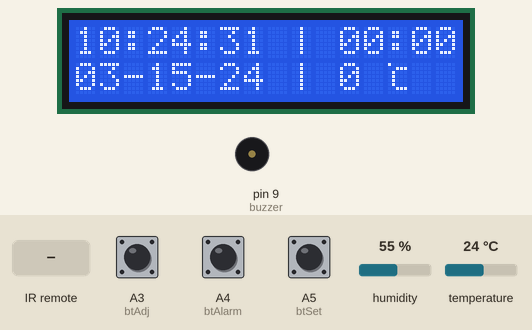
Bench run of a sketch on a simulated Arduino Uno, built with avr-gcc and run on an emulated ATmega328P. Parts: 16×2 character LCD, buzzer (waves = sounding, pin HIGH). Inputs (shaded band) come from the test bench; at power-on: A5 (btSet) HIGH, temperature 24 °C, A4 (btAlarm) HIGH, A3 (btAdj) HIGH, humidity 55 %. The local clock reads 2024-03-15 10:24:30 at power-on unless the sketch sets it; EEPROM starts erased; what the sketch prints to the serial monitor is not drawn.

Above: at 1.3 s.
1.4 s: infrared code 0xF20DFF00 received
At 2.9 s:
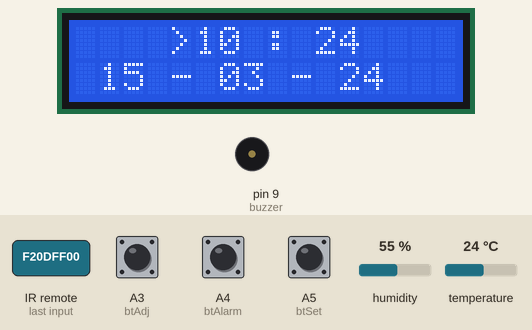
4.0 s: A5 (btSet) pulled LOW for 1 s
At 5.3 s:
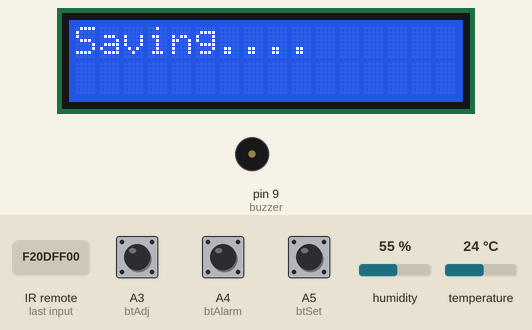
6.5 s: infrared code 0xBF40FF00 received
At 8.3 s:
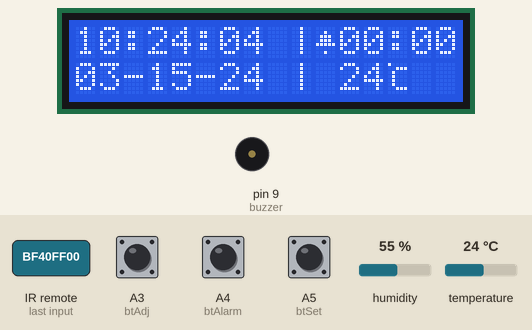
11.5 s: temperature set to 12 °C
At 13.8 s:
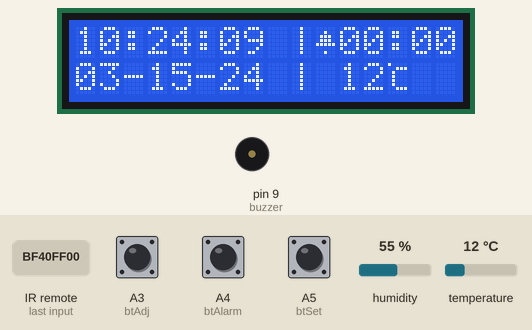
14.2 s: A4 (btAlarm) pulled LOW for 0.15 s
At 15.8 s:
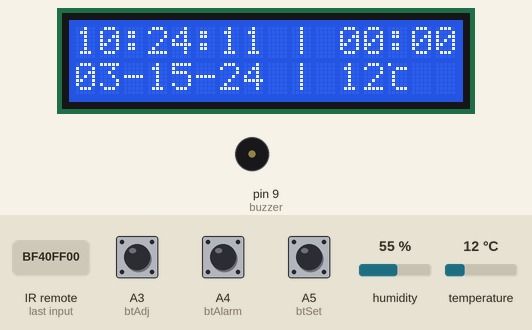
16.0 s: A4 (btAlarm) pulled LOW for 1 s
At 18.8 s:
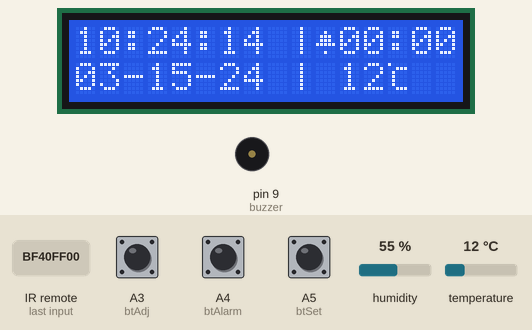
Timing chart, 0 to 19.5 s (numbered marks = the images above; inputs shaded):
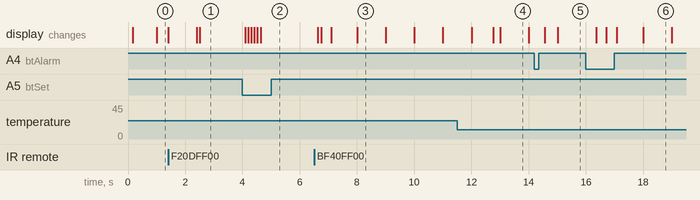

The sketch:

Final_Clock_code.ino
```cpp
//Libraries
#include <Wire.h>
#include "RTClib.h"
#include <LiquidCrystal.h>
#include <EEPROM.h>
#include <dht_nonblocking.h>
#include <IRremote.h>


//Connections and constants
#define DHT_SENSOR_TYPE DHT_TYPE_11
LiquidCrystal lcd(2,3,4,5,6,7);
int tempC;
double tempK;
int tempReading;
unsigned long starttime;
float temperature;
float humidity;
byte clocksymbol[8] = {
  0b00000,
  0b00100,
  0b01110,
  0b01110,
  0b11111,
  0b00000,
  0b00100,
  0b00000,
};

byte temp[8] = {
  0b10000,
  0b00111,
  0b01000,
  0b01000,
  0b01000,


  0b01000,
  0b00111,
  0b00000,
};

static const int DHT_SENSOR_PIN = 10;
const int buzzer = 9;
const int isbacklight = 8;
DHT_nonblocking dht_sensor( DHT_SENSOR_PIN, DHT_SENSOR_TYPE );


RTC_DS1307 rtc; //DS1307 i2c
char daysOfTheWeek[7][12] = {"Sunday","Monday", "Tuesday", "Wednesday", "Thursday", "Friday", "Saturday"};
const int btSet = A5;
const int btAdj = A3;
const int btAlarm = A4;

const int shakeSensor = A4;
long interval = 300;
int melody[] = { 600, 800, 1000,1200 };

//Variables
int DD,MM,YY,H,M,S,set_state, adjust_state, alarm_state,AH,AM,   _state;
int shakeTimes=0;
int i =0;
int btnCount = 0;
String sDD;
String sMM;
String sYY;
String sH;
String sM;
String sS;
String aH="12";
String aM="00";
String alarm = "     ";
long previousMillis = 0;

//Boolean flags
boolean setupScreen = false;
boolean alarmON=false;
boolean turnItOn = false;
boolean backlightON=true;

//Remote controll
IRrecv IR(11);

bool buzzerActive = false;
bool count =true;

void setup() {
  //start ir
  IR.enableIRIn();

 //Init RTC and LCD library items
  rtc.begin();
  lcd.begin(16,2);
  //Set outputs/inputs
  pinMode(btSet,INPUT_PULLUP);
  pinMode(btAdj,INPUT_PULLUP);
  pinMode(btAlarm, INPUT_PULLUP);
  pinMode(buzzer, OUTPUT);

  Serial.begin(9600);
  lcd.createChar(1, clocksymbol);
  lcd.createChar(2, temp);

  digitalWrite(isbacklight,HIGH);


  //Check if RTC has a valid time/date, if not set it to 00:00:00 01/01/2018.
  //This will run only at first time or if the coin battery is low.
  if (! rtc.isrunning()) {
    Serial.println("RTC is NOT running!");
    // This line sets the RTC with an explicit date & time, for example to set
    // January 1, 2018 at 00:00am you would call:
    rtc.adjust(DateTime(2018, 01, 01, 00, 00, 0));
  }
  delay(100);
  //Read alarm time from EEPROM memmory
  AH=EEPROM.read(0);
  AM=EEPROM.read(1);
  //Check if the numbers that you read are valid. (Hours:0-23 and Minutes: 0-59)
  if (AH>23){
    AH=0;
  }
  if (AM>59){
    AM=0;
  }


//starttime=millis();


}

void loop() {
if (IR.decode()) {
    Serial.println(IR.decodedIRData.decodedRawData, HEX);
}
    readBtns(); // Read buttons
    // Reset the alarm if a button is pressed during the alarm state
  if (buzzerActive && (alarm_state == LOW || IR.decodedIRData.decodedRawData==0xB847FF00)) {
      Serial.println("Button pressed during alarm ");
      alarmON = false;
      noTone(buzzer);
      buzzerActive=false;
      count=false;
    }

  getTimeDate(); // Read time and date from RTC
  if (!setupScreen) {
    lcdPrint(); // Normally print the current time/date/alarm to the LCD
    if (alarmON && count) {
      if (aM==sM && aH==sH && S>=0 && S<=30){
    unsigned long currentMillis = millis();
    if(currentMillis - previousMillis > interval) {
      previousMillis = currentMillis;
        digitalWrite(buzzer, HIGH);
        delay(200);
        digitalWrite(buzzer, LOW);
        delay(200);
       buzzerActive=true;
      Serial.println("00000");
      }
    }
    }
     else if (!alarmON){
      lcd.setCursor(10, 0);
      lcd.write(" ");
    }
    if (S>30){
      count=true;
    }

  } else {
    timeSetup(); // If button set is pressed then call the time setup function
  }

  if (measure_environment(&temperature, &humidity)) {
    tempC = temperature;
  }
}


static bool measure_environment( float *temperature, float *humidity )
 {
  static unsigned long measurement_timestamp = millis( );

  /* Measure once every four seconds. */
  if( millis( ) - measurement_timestamp > 3000ul )
  {
    if( dht_sensor.measure( temperature, humidity ) == true )
    {
      measurement_timestamp = millis( );
      return( true );
    }
  }
  return( false );
}


/*************** Functions ****************/
//Read buttons state
void readBtns(){
  set_state = digitalRead(btSet);
  adjust_state = digitalRead(btAdj);
  alarm_state = digitalRead(btAlarm);
  if(!setupScreen){
    if ((IR.decode() && IR.decodedIRData.decodedRawData==0xBF40FF00) ||alarm_state==LOW){
      if (alarmON){
        alarm="     ";
        alarmON=false;
      }
      else{
        alarmON=true;
      }
      delay(350);
    }

  if ((IR.decode() &&IR.decodedIRData.decodedRawData==0xBA45FF00)||adjust_state==LOW){
      if (backlightON==true){
        backlightON=false;
        digitalWrite(isbacklight,LOW);
      }
      else{
        backlightON=true;
        digitalWrite(isbacklight,HIGH);
      }
      delay(350);
    }


  }
  if ((IR.decode() && IR.decodedIRData.decodedRawData==0xF20DFF00) ||set_state==LOW){
    if(btnCount<7){
      btnCount++;
      setupScreen = true;
        if(btnCount==1){
          lcd.clear();
          lcd.setCursor(0,0);
          lcd.print("------SET------");
          lcd.setCursor(0,1);
          lcd.print("-TIME and DATE-");
          delay(1000);
          lcd.clear();
        }
    }
    else{
      lcd.clear();
      rtc.adjust(DateTime(YY, MM, DD, H, M, 0)); //Save time and date to RTC IC
      EEPROM.write(0, AH);  //Save the alarm hours to EEPROM 0
      EEPROM.write(1, AM);  //Save the alarm minuted to EEPROM 1
      lcd.print("Saving....");
      delay(2000);
      lcd.clear();
      setupScreen = false;
      btnCount=0;
    }
    delay(100);
  }
   IR.resume();
}

//Read time and date from rtc ic
void getTimeDate(){
  if (!setupScreen){
    DateTime now = rtc.now();
    DD = now.day();
    MM = now.month();
    YY = now.year();
    H = now.hour();
    M = now.minute();
    S = now.second();
  }
  //Make some fixes...
  if (DD<10){ sDD = '0' + String(DD); } else { sDD = DD; }
  if (MM<10){ sMM = '0' + String(MM); } else { sMM = MM; }
  sYY=YY-2000;
  if (H<10){ sH = '0' + String(H); } else { sH = H; }
  if (M<10){ sM = '0' + String(M); } else { sM = M; }
  if (S<10){ sS = '0' + String(S); } else { sS = S; }
  if (AH<10){ aH = '0' + String(AH); } else { aH = AH; }
  if (AM<10){ aM = '0' + String(AM); }  else { aM = AM; }
}
//Print values to the display
void lcdPrint(){
  String line1 = sH+":"+sM+":"+sS+" |";
  lcd.setCursor(0,0); //First row
   lcd.print(line1);
   if (alarmON){
     lcd.setCursor(10, 0);
     lcd.write(1);
               }
  String line2 = aH+":"+aM;
   lcd.setCursor(11, 0);
   lcd.print(line2);

  String line3 = sMM+"-"+sDD+"-"+sYY +" | " +tempC ;
  lcd.setCursor(0,1); //Second row
  lcd.print(line3);
  if (setupScreen){
    lcd.setCursor(13, 1);
    lcd.print("");
  }
  else{
    lcd.setCursor(13, 1);
    lcd.write(2);
  }

}

//Setup screen
void timeSetup(){
//  if (IR.decode()){
  if(btnCount<=5){
    if (btnCount==1){         //Set Hour
      lcd.setCursor(4,0);
      lcd.print(">");
      if (IR.decodedIRData.decodedRawData == 0xF609FF00){   //Up button +
        if (H<23){
          H++;
        }
        else {
          H=0;
        }
        delay(1000);
      }
      if (IR.decodedIRData.decodedRawData == 0xF807FF00){ //Down button -
        if (H>0){
          H--;
        }
        else {
          H=23;
        }
        delay(750);
      }
    }
    else if (btnCount==2){      //Set  Minutes
      lcd.setCursor(4,0);
      lcd.print(" ");
      lcd.setCursor(9,0);
      lcd.print(">");
      if (IR.decodedIRData.decodedRawData == 0xF609FF00){
        if (M<59){
          M++;
        }
        else {
          M=0;
        }
        delay(750);
      }
      if (IR.decodedIRData.decodedRawData == 0xF807FF00){
        if (M>0){
          M--;
        }
        else {
          M=59;
        }
        delay(750);
      }
    }
    else if (btnCount==3){      //Set Day
      lcd.setCursor(9,0);
      lcd.print(" ");
      lcd.setCursor(0,1);
      lcd.print(">");
      if (IR.decodedIRData.decodedRawData == 0xF609FF00){
        if (DD<31){
          DD++;
        }
        else {
          DD=1;
        }
        delay(500);
      }
      if (IR.decodedIRData.decodedRawData == 0xF807FF00){
        if (DD>1){
          DD--;
        }
        else {
          DD=31;
        }
        delay(750);
      }
    }
    else if (btnCount==4){      //Set Month
      lcd.setCursor(0,1);
      lcd.print(" ");
      lcd.setCursor(5,1);
      lcd.print(">");
      if (IR.decodedIRData.decodedRawData == 0xF609FF00){
        if (MM<12){
          MM++;
        }
        else {
          MM=1;
        }
        delay(750);
      }
      if (IR.decodedIRData.decodedRawData == 0xF807FF00){
        if (MM>1){
          MM--;
        }
        else {
          MM=12;
        }
        delay(750);
      }
    }
    else if (btnCount==5){      //Set Year
      lcd.setCursor(5,1);
      lcd.print(" ");
      lcd.setCursor(10,1);
      lcd.print(">");
      if (IR.decodedIRData.decodedRawData == 0xF609FF00){
        if (YY<2999){
          YY++;
        }
        else {
          YY=2000;
        }
        delay(750);
      }
      if (IR.decodedIRData.decodedRawData == 0xF807FF00){
        if (YY>2018){
          YY--;
        }
        else {
          YY=2999;
        }
        delay(750);
      }
    }
    lcd.setCursor(5,0);
    lcd.print(sH);
    lcd.setCursor(8,0);
    lcd.print(":");
    lcd.setCursor(10,0);
    lcd.print(sM);
    lcd.setCursor(1,1);
    lcd.print(sDD);
    lcd.setCursor(4,1);
    lcd.print("-");
    lcd.setCursor(6,1);
    lcd.print(sMM);
    lcd.setCursor(9,1);
    lcd.print("-");
    lcd.setCursor(11,1);
    lcd.print(sYY);
  }
  else{
    setAlarmTime();
  }
}

//Set alarm time
void setAlarmTime(){
//  int up_state = adjust_state;
//  int down_state = alarm_state;
  String line2;
  lcd.setCursor(0,0);
  lcd.print("SET  ALARM TIME");
  if (btnCount==6){             //Set alarm Hour
    if (IR.decodedIRData.decodedRawData == 0xF609FF00||adjust_state==LOW){
      if (AH<23){
        AH++;
      }
      else {
        AH=0;
      }
      delay(500);
    }
    if (IR.decodedIRData.decodedRawData == 0xF807FF00||alarm_state==LOW){
      if (AH>0){
        AH--;
      }
      else {
        AH=23;
      }
      delay(500);
    }
    line2 = "    >"+aH+" : "+aM+"    ";
  }
  else if (btnCount==7){ //Set alarm Minutes
    if (IR.decodedIRData.decodedRawData == 0xF609FF00||adjust_state==LOW){
      if (AM<59){
        AM++;
      }
      else {
        AM=0;
      }
      delay(500);
    }
    if (IR.decodedIRData.decodedRawData == 0xF807FF00||alarm_state==LOW){
      if (AM>0){
        AM--;
      }
      else {
        AM=59;
      }
      delay(500);
    }
    line2 = "     "+aH+" :>"+aM+"    ";
  }
  lcd.setCursor(0,1);
  lcd.print(line2);
//  IR.resume();
}

void callAlarm(){
  if (aM==sM && aH==sH && S>=0 && S<=10){
    turnItOn = true;
  }
 else if((IR.decode()&&IR.decodedIRData.decodedRawData == 0xF30CFF00)||(S>=59)||alarm_state==LOW){    //||(M==(AM+1))
    turnItOn = false;
    alarmON=true;
    delay(50);
  }
  /*if(analogRead(shakeSensor)>1000){
    shakeTimes++;
    Serial.print(shakeTimes);
    delay(50);
  } */
  if (turnItOn){
    unsigned long currentMillis = millis();
    if(currentMillis - previousMillis > interval) {
      previousMillis = currentMillis;
      tone(buzzer,melody[i],100);
      i++;
      if(i>3){i=0; }
        buzzerActive = true;  // Update buzzer state
      Serial.println("00000");
    }
  }
  else{
    noTone(buzzer);
      buzzerActive = false;  // Update buzzer state
  }
}
// fix alarm, it doesnt kill the buzer when i press the button. Also fix the automatic number running.
```

Measured:
- after the input at 1.4 s, the display: first changes at once (image 1 shows a later state)
- after the input at 4.0 s, the display: first changes after 0.10 s (image 2 shows a later state)
- after the input at 14.2 s, the display: first changes after 0.36 s (image 5 shows a later state)
- after the input at 16.0 s, the display: first changes after 0.36 s (image 6 shows a later state)
- what the display in image 3 shows lasts 1.0 s, from 8.0 s to 9.0 s
